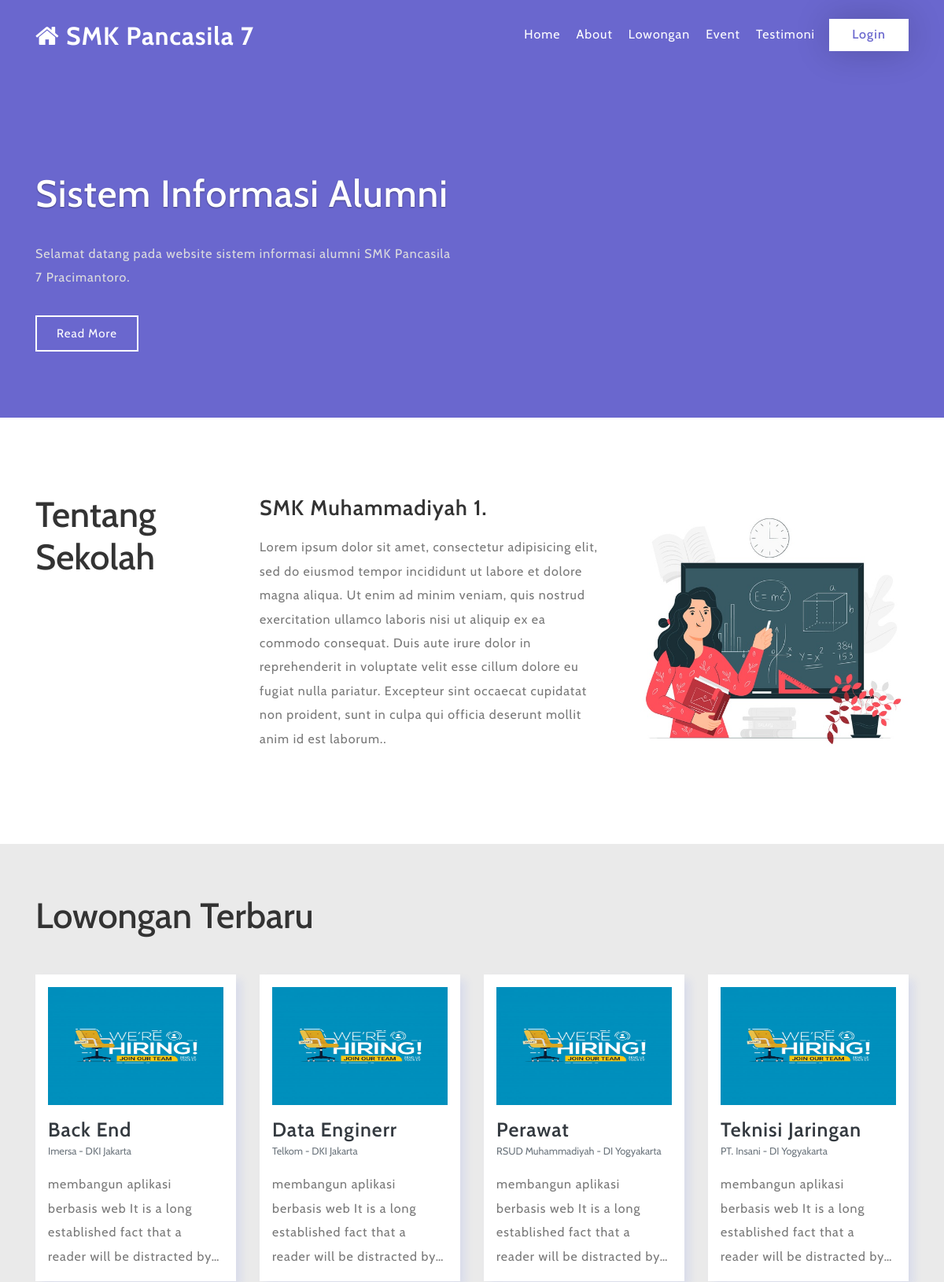
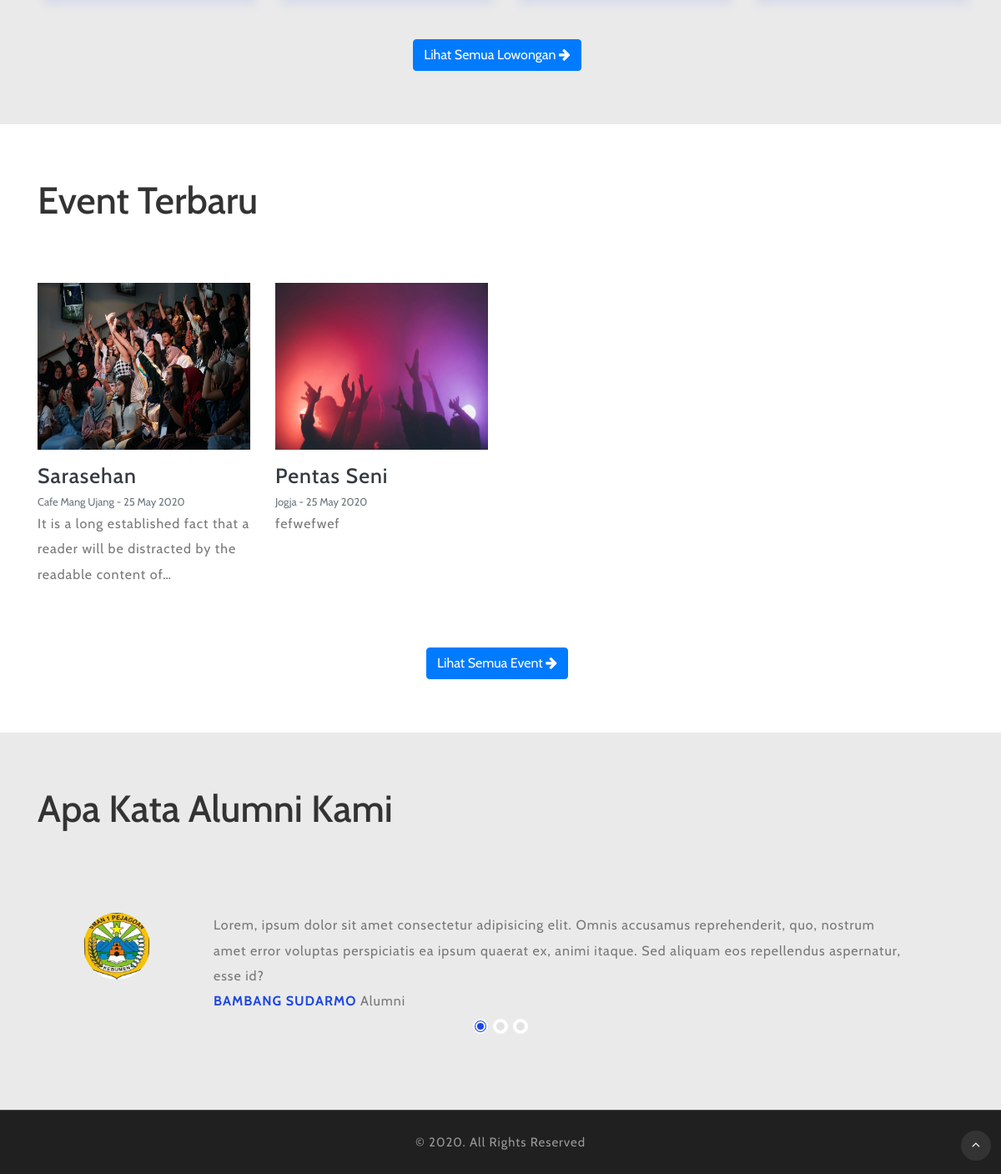
The page / on the database its author committed (2 pictures, top to bottom).
### tables this page shows
CREATE TABLE `lowongan` (
  `id_lowongan` int(11) NOT NULL,
  `posisi_pekerjaan` varchar(60) NOT NULL,
  `perusahaan` varchar(60) NOT NULL,
  `penempatan` varchar(60) NOT NULL,
  `deskripsi` text NOT NULL,
  `thumbnail` varchar(60) NOT NULL DEFAULT 'default-job.png',
  `berakhir` date DEFAULT NULL,
  `create_at` datetime NOT NULL DEFAULT current_timestamp(),
  `author` varchar(30) NOT NULL,
  `slug` varchar(60) NOT NULL
);

CREATE TABLE `event` (
  `id_event` int(11) NOT NULL,
  `judul_event` varchar(60) NOT NULL,
  `gambar_event` varchar(60) NOT NULL,
  `tanggal_event` date NOT NULL,
  `lokasi_event` varchar(60) NOT NULL,
  `waktu_event` varchar(30) NOT NULL,
  `deskripsi_event` text NOT NULL,
  `slug` varchar(60) NOT NULL,
  `create_at` date NOT NULL DEFAULT current_timestamp(),
  `author` varchar(30) NOT NULL
);

CREATE TABLE `testimoni` (
  `id_testimoni` int(11) NOT NULL,
  `nisn` int(20) NOT NULL,
  `testimoni` text DEFAULT NULL,
  `is_tampil` enum('ya','tidak') NOT NULL,
  `create_at` datetime NOT NULL DEFAULT current_timestamp()
);

CREATE TABLE `alumni` (
  `nisn` int(15) NOT NULL,
  `nama` varchar(60) NOT NULL,
  `email` varchar(50) DEFAULT NULL,
  `password` varchar(65) NOT NULL,
  `alamat` varchar(250) DEFAULT NULL,
  `jenis_kelamin` enum('L','P') NOT NULL,
  `tanggal_lahir` date DEFAULT NULL,
  `tempat_lahir` varchar(60) DEFAULT NULL,
  `agama` varchar(30) DEFAULT NULL,
  `telepon` varchar(13) DEFAULT NULL,
  `tahun_masuk` year(4) DEFAULT NULL,
  `tahun_lulus` year(4) DEFAULT NULL,
  `foto` varchar(60) NOT NULL,
  `tentang` text DEFAULT NULL,
  `id_kelas` int(11) DEFAULT NULL,
  `id_jurusan` int(11) DEFAULT NULL
);

### application/controllers/Home.php (called while the page is built, shortened)
<?php
class Home extends CI_Controller {
	function __construct(){
		$this->load->model('m_home');
	}
	public function index(){
		$data['title'] = "SI Alumni SMK Pancasila 7";
		$data['lowongan'] = $this->m_home->getLowongan();
		$data['event'] = $this->m_home->getEvent();
		$data['testimoni'] = $this->m_home->getTestimoni();
		$this->load->view('v_home/v_home', $data);
	}
}

### index.php (called while the page is built, shortened)
<?php
require_once BASEPATH.'core/CodeIgniter.php';

### application/models/M_home.php (called while the page is built, shortened)
<?php
class M_home extends CI_Model
{
    public function getLowongan()
    {
        return $this->db->query("SELECT * FROM `lowongan` ORDER BY `create_at` DESC LIMIT 4")->result_array();
    }
    public function getEvent(){
        return $this->db->query("SELECT * FROM `event` ORDER BY `create_at` DESC LIMIT 4")->result_array();
    }
    public function getTestimoni(){
        return $this->db->query("SELECT testimoni, alumni.nama, alumni.foto FROM `testimoni` JOIN alumni ON alumni.nisn=testimoni.nisn WHERE is_tampil = 'ya' LIMIT 3")->result_array();
    }
}

### application/views/v_home/v_home.php (the view, shortened to what this page needs)
<!DOCTYPE html>
<html lang="en">
<head>
    <link href="<?= base_url('assets/css/bootstrap.css') ?>" rel='stylesheet' type='text/css' />
    <link href="<?= base_url('assets/css/style.css') ?>" rel='stylesheet' type='text/css' />
    <link href="<?= base_url('assets/css/font-awesome.min.css') ?>" rel="stylesheet">
  <link rel="stylesheet" href="<?= base_url('assets/plugins/sweetalert2-theme-bootstrap-4/bootstrap-4.min.css')?>">
  <link rel="stylesheet" href="<?= base_url('assets/plugins/toastr/toastr.min.css')?>">
</head>
<body>
<header class="py-4">
    <div class="container">
            <div id="logo">
                <h1> <a href="<?=base_url()?>"><span class="fa fa-home" aria-hidden="true"></span> SMK Pancasila 7</a></h1>
            </div>
        <nav class="d-lg-flex">
            <ul class="menu mt-2 ml-auto">
                <li class=""><a href="<?=base_url()?>">Home</a></li>
                <li class=""><a href="#about">About</a></li>
                <li class=""><a href="#lowongan">Lowongan</a></li>
                <li class=""><a href="#event">Event</a></li>
                <li class=""><a href="#testimoni">Testimoni</a></li>
            </ul>
            <div class="login-icon ml-lg-2">
            <?php if($this->session->userdata('is_login') && $this->session->userdata('is_login') == 'punten' ){
                if($this->session->userdata('nama_role') == 'Alumni'){
                    echo '<a class="user" href="'.base_url().'alumni/dashboard"> Dashboard <i class="fa fa-arrow-right"></i></a>';
                }else{
                    echo '<a class="user" href="'.base_url().'admin/dashboard"> Dashboard <i class="fa fa-arrow-right"></i></a>';
                }
            }else{
                echo '<a class="user" href="#login"> Login</a>';
            }?>
            </div>
        </nav>
    </div>
</header>
<div class="banner" id="home">
    <div class="container">
        <div class="row banner-text">
            <div class="slider-info col-lg-6">
                <div class="banner-info-grid mt-lg-5">
                    <h2>Sistem Informasi Alumni</h2>
                    <p>Selamat datang pada website sistem informasi alumni SMK Pancasila 7 Pracimantoro.</p>
                </div>
                <a class="btn mr-2 text-capitalize" href="#popup1">read more </a>
            </div>
            <div class="col-lg-6 col-md-8 mt-lg-0 mt-sm-5 mt-3 banner-image text-lg-center">
            </div>
        </div>
    </div>
</div>
<section class="about py-5" id="about">
    <div class="container py-lg-5 py-sm-3">
        <div class="row">
            <div class="col-lg-3 about-left">
                <h3 class="heading mb-lg-5 mb-4">Tentang Sekolah</h3>
            </div>
            <div class="col-lg-5 col-md-7 about-text">
                <h3>SMK Muhammadiyah 1.</h3>
                <p class="mt-3">Lorem ipsum dolor sit amet, consectetur adipisicing elit, sed do eiusmod
                tempor incididunt ut labore et dolore magna aliqua. Ut enim ad minim veniam,
                quis nostrud exercitation ullamco laboris nisi ut aliquip ex ea commodo
                consequat. Duis aute irure dolor in reprehenderit in voluptate velit esse
                cillum dolore eu fugiat nulla pariatur. Excepteur sint occaecat cupidatat non
                proident, sunt in culpa qui officia deserunt mollit anim id est laborum..</p>
            </div>
            <div class="col-lg-4 col-md-5 about-img">
                <img src="<?=base_url()?>assets/images/teacher.jpg" alt="" class="img-fluid"/>
            </div>
        </div>
    </div>
</section>
<section class="choose py-5" id="lowongan" style="background-color: #eaeaea;">
    <div class="container py-md-3">
        <h3 class="heading mb-5"> Lowongan Terbaru</h3>
        <div class="feature-grids row">
        <?php foreach($lowongan AS $l) :?>
            <div class="col-lg-3 col-sm-6 mt-sm-0 mt-4">
                <div class="f1 icon1 p-3">
                    <div class="icon">
                        <img src="<?=base_url()?>assets/uploads/file_berita/<?=$l['thumbnail']?>" alt="" style="width: 100%; height: 150px;" class="img-fluid"/>
                    </div>
                    <h3 class="mt-3"><a href="<?=base_url()?>lowongan/detail/<?=$l['slug']?>" class="text-dark"><?=ucwords($l['posisi_pekerjaan'])?></a></h3>
                    <small class="text-muted"><?=ucwords($l['perusahaan'])?> - <?=ucwords($l['penempatan'])?></small>
                    <p class="mt-3"><?php echo word_limiter($l['deskripsi'], 17)?></p>
                </div>
            </div>
        <?php endforeach; ?>
        </div>
        <div class="row mt-5">
            <div class="col-md-12 text-center">
                <a class="btn btn-primary mr-2 " href="<?=base_url('lowongan')?>">Lihat Semua Lowongan <span class="fa fa-arrow-right"></span></a>
            </div>
        </div>
    </div>
</section>
<section class="process py-5" id="event">
    <div class="container py-md-3">
        <h3 class="heading mb-5">Event Terbaru</h3>
        <div class="row process-grids">
        <?php foreach($event AS $e) :
            if(!empty($e['tanggal_event'])){
                $tgl = DateTime::createFromFormat('Y-m-d', $e['tanggal_event'])->format('d F Y');
            }
            ?>
            <div class="col-lg-3 col-md-6 my-lg-4 w3pvt-ab position-relative">
                <div class="">
                    <img src="<?=base_url()?>assets/uploads/file_berita/<?=$e['gambar_event']?>" alt="" style="width: 100%; height: 200px;" class="img-fluid">
                </div>
                <h4 class="feed-title mt-3 mb-1"><a href="<?=base_url()?>event/detail/<?=$e['slug']?>" class="text-dark"><?=ucwords($e['judul_event'])?></a></h4>
                <small class="text-muted mb-5"><?=ucwords($e['lokasi_event'])?> - <?=$tgl?></small>
                <p> <?php echo word_limiter($e['deskripsi_event'], 17)?></p>
            </div>
        <?php endforeach; ?>
        </div>
        <div class="row mt-5">
            <div class="col-md-12 text-center">
                <a class="btn btn-primary mr-2 " href="<?=base_url('event')?>">Lihat Semua Event <span class="fa fa-arrow-right"></span></a>
            </div>
        </div>
    </div>
</section>
<section class="process py-5" id="testimoni"  style="background-color: #eaeaea;">
    <div class="container py-md-3">
        <h3 class="heading mb-5">Apa Kata Alumni kami</h3>
        <div class="section_header">
        <div class="row">
        <div id="myCarousel" class="carousel slide" data-ride="carousel">
				<ol class="carousel-indicators">
					<li data-target="#myCarousel" data-slide-to="0" class="active"></li>
					<li data-target="#myCarousel" data-slide-to="1"></li>
					<li data-target="#myCarousel" data-slide-to="2"></li>
				</ol>
				<div class="carousel-inner">
                    <?php
                    $flag = 1;
                    foreach($testimoni AS $t) :
                        if($flag == 1){
                            $class = 'active';
                        }else{
                            $class = '';
                        }
                        $flag++;
                    ?>
					<div class="item carousel-item <?=$class?>">
						<div class="row">
							<div class="col-sm-12">
								<div class="media">
									<div class="media-left d-flex mr-3">
										<a href="#">
											<img src="<?=base_url()?>assets/img/user/<?=$t['foto']?>" alt="">
										</a>
									</div>
									<div class="media-body">
										<div class="testimonial">
											<p><?=$t['testimoni']?></p>
											<p class="overview"><b><?=ucwords($t['nama'])?></b>  Alumni </p>
										</div>
									</div>
								</div>
							</div>
						</div>
					</div>
                    <?php endforeach;?>
				</div>
			</div>
        </div>
    </div>
</section>
<div class="copy-right-top border-top">
    <p class="copy-right text-center py-4">&copy; 2020. All Rights Reserved
    </p>
</div>
<div class="move-top text-right">
    <a href="#home" class="move-top">
        <span class="fa fa-angle-up  mb-3" aria-hidden="true"></span>
    </a>
</div>
</body>
</html>

### assets/css/style.css (style rules this page uses)
html, body { margin: 0; font-size: 100%; background: #fff; font-family: 'Cabin', sans-serif; }
html { scroll-behavior: smooth; }
body a { text-decoration: none; transition: 0.5s all; -webkit-transition: 0.5s all; -moz-transition: 0.5s all; -o-transition: 0.5s all; -ms-transition: 0.5s all; font-family: 'Cabin', sans-serif; }
body img { max-width: 100%; }
h1, h2, h3, h4, h5, h6 { margin: 0; letter-spacing: 1px; }
li { list-style-type: none; }
p { margin: 0; font-size: 1em; line-height: 1.9em; letter-spacing: 1px; }
ul { margin: 0; padding: 0; }
header { position: absolute; z-index: 9; width: 100%; }
nav { margin:0; padding: 0; float: right; }
div#logo { float: left; }
#logo a { float: left; font-size: .8em; text-transform: capitalize; display: initial; margin: 0; letter-spacing: 1px; color: #fff; font-weight: 800; padding: 3px 0; }
#logo a span { color: #fff; }
nav:after { content:""; display:table; clear:both; }
nav ul { float: right; padding:0; margin:0; list-style: none; position: relative; }
nav ul li { margin: 0px; display:inline-block; float: left; }
nav a { color: #fff; text-transform: capitalize; font-size: 16px; letter-spacing: 1px; padding: 10px 10px; }
li > a:only-child:after { content: ''; }
.login-icon a,.login-icon a:hover { border: 2px solid #fff; padding: 0.4em 1.7em; color: #6a67ce; font-weight: 500; letter-spacing: 1px; display: block; font-size: 1em; background: #fff; box-shadow: 0 0px 45px rgba(0, 0, 0, .2); border-radius: 0px; -webkit-border-radius: 0px; -moz-border-radius: 0px; -ms-border-radius: 0px; -o-border-radius: 0px; }
.banner { background: #6a67ce; position: relative; z-index: 1; }
.banner-info-grid h2 { color: #fff; display: inline-block; font-size: 3.5em; text-transform: capitalize; line-height: 65px; letter-spacing: 1px; text-shadow: 0 1px 2px rgba(0, 0, 0, 0.37); }
.banner-info-grid p { font-size: 16px; color: #ddd; margin: 2em 0; }
.slider-info a.btn { background: none; padding: 10px 25px; color: #fff; border: 2px solid #fff; font-size: 15px; letter-spacing: 1px; border-radius: 0px; -webkit-border-radius: 0px; -o-border-radius: 0px; -moz-border-radius: 0px; -ms-border-radius: 0px; transition: 0.5s all; -webkit-transition: 0.5s all; -o-transition: 0.5s all; -moz-transition: 0.5s all; -ms-transition: 0.5s all; }
.banner-text { padding: 14vw 0 7vw; }
.about-text h3 { font-size: 27px; font-weight: 600; color: #333; line-height: 38px; }
.about-text p { font-size: 16px; color: #777; }
h2.heading,h3.heading { font-size: 45px; color: #333; text-transform: capitalize; letter-spacing: 0; }
.choose,.video { background: #f8f9fa; }
.f1 h3 { font-size: 25px; font-weight: 600; color: #333; letter-spacing: 1px; }
.f1 p { font-size: 16px; color: #777; }
.f1 { box-shadow: 7px 7px 10px 0 rgba(76, 110, 245, .1); background: #fff; }
h4.feed-title { font-size: 25px; color: #333; letter-spacing: 1px; }
.process p { font-size: 16px; color: #777; }
.copy-right-top { background: #212020; }
.copy-right { letter-spacing: 1px; font-size: 15px; color: #999; }
.copy-right-top { border-color: rgba(255, 255, 255, 0.2) !important; }
.move-top { position: relative; }
a.move-top { text-align: center; position: absolute; right: 1%; bottom: 0%; }
a.move-top span { color: #fff; width: 36px; height: 36px; border: transparent; line-height: 2em; background: #333; border-radius: 50px; -webkit-border-radius: 50px; -o-border-radius: 50px; -moz-border-radius: 50px; -ms-border-radius: 50px; }
@media (max-width:1366px) { .banner-info-grid h2 { font-size: 3em; line-height: 60px; } }

### application/views/v_home/v_home.php (style rules this page uses)
.carousel { margin: 50px auto; padding: 0 70px; }
.carousel .item { color: #999; overflow: hidden; min-height: 120px; font-size: 13px; }
.carousel .media img { width: 80px; height: 80px; display: block; border-radius: 50%; }
.carousel .testimonial { padding: 0 15px 0 60px ; position: relative; }
.carousel .testimonial::before { content: ''; color: #e2e2e2; font-weight: bold; font-size: 68px; line-height: 54px; position: absolute; left: 15px; top: 0; }
.carousel .overview b { text-transform: uppercase; color: #1c47e3; }
.carousel .carousel-indicators { bottom: -40px; }
.carousel-indicators li, .carousel-indicators li.active { width: 18px; height: 18px; border-radius: 50%; margin: 1px 3px; }
.carousel-indicators li { background: #e2e2e2; border: 4px solid #fff; }
.carousel-indicators li.active { color: #fff; background: #1c47e3; border: 5px double; }

### rows shown on the page
lowongan: thumbnail (placeholder picture), posisi_pekerjaan "Back End", perusahaan "Imersa", penempatan "DKI Jakarta", deskripsi "membangun aplikasi berbasis web It is a long established fact that a reader will be distracted by…"
lowongan: thumbnail (placeholder picture), posisi_pekerjaan "Data Enginerr", perusahaan "Telkom", penempatan "DKI Jakarta", deskripsi "membangun aplikasi berbasis web It is a long established fact that a reader will be distracted by…"
lowongan: thumbnail (placeholder picture), posisi_pekerjaan "Perawat", perusahaan "RSUD Muhammadiyah", penempatan "DI Yogyakarta", deskripsi "membangun aplikasi berbasis web It is a long established fact that a reader will be distracted by…"
lowongan: thumbnail (placeholder picture), posisi_pekerjaan "Teknisi Jaringan", perusahaan "PT. Insani", penempatan "DI Yogyakarta", deskripsi "membangun aplikasi berbasis web It is a long established fact that a reader will be distracted by…"
event: gambar_event (picture), judul_event "Sarasehan", lokasi_event "Cafe Mang Ujang", tanggal_event "25 May 2020", deskripsi_event "It is a long established fact that a reader will be distracted by the readable content of…"
event: gambar_event (placeholder picture), judul_event "Pentas Seni", lokasi_event "Jogja", tanggal_event "25 May 2020", deskripsi_event "fefwefwef"
testimoni: nisn.foto (picture), testimoni "Lorem, ipsum dolor sit amet consectetur adipisicing elit. Omnis accusamus reprehenderit, quo, nostrum amet error voluptas perspiciatis ea ipsum quaerat ex, animi itaque. Sed aliquam eos repellendus aspernatur, esse id?", nisn.nama "BAMBANG SUDARMO"
